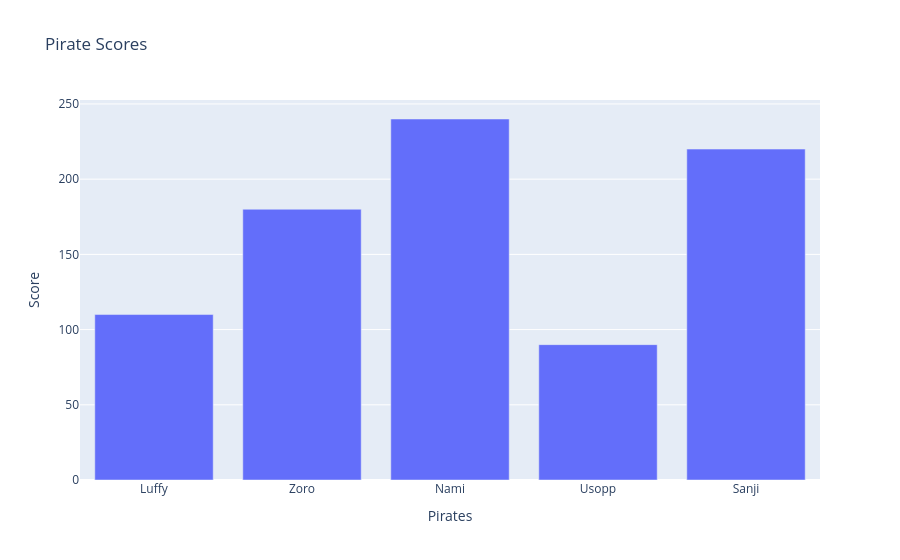

Notebook cell for this chart:
### Code cell
# First plotly graph

graph = go.Figure()

graph.add_trace(go.Bar(x=x1, y=y1))

graph.update_layout(title = "Pirate Scores",
                    xaxis_title = 'Pirates',
                    yaxis_title = "Score")

### Figure 1 — Plotly figure (JSON) as saved in the notebook; plotly's stock layout.template omitted (floating-point values rounded to 4 significant figures)
{"data": [{"type": "bar", "x": ["Luffy", "Zoro", "Nami", "Usopp", "Sanji"], "y": [110, 180, 240, 90, 220]}], "layout": {"title": {"text": "Pirate Scores"}, "xaxis": {"title": {"text": "Pirates"}}, "yaxis": {"title": {"text": "Score"}}}}
